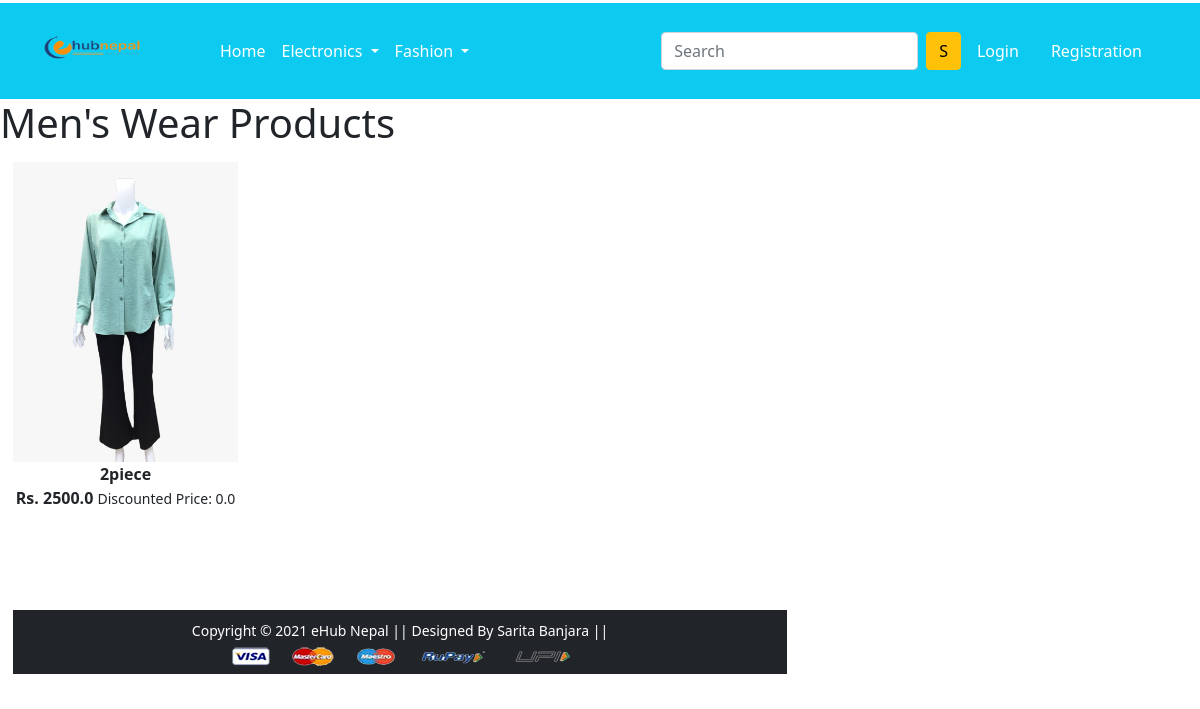
Screenshot of /menwear/ with the database file from the repository.
### app/models.py (models this page shows, shortened)
class Product(models.Model):
    title = models.CharField(max_length=100)
    selling_price = models.FloatField()
    discounted_price = models.FloatField()
    description = models.TextField()
    brand = models. CharField(max_length=100)
    category = models.CharField(choices=CATEGORY_CHOICES, max_length=2)
    product_image = models.ImageField(upload_to='produtimg')

### app/views.py (the view)
# urls.py: path('menwear/', views.menwear, name='menwear'),
def menwear(request):
    menwear = Product.objects.filter(category='M')
    return render(request, 'app/menwear.html', {'menwear': menwear})

### app/templates/app/menwear.html (shortened to what this page needs)
{% extends 'app/base.html' %}
{% block main-content %}
<div class="col-sm-8">
    <h1>Men's Wear Products</h1>
    <div class = "row">
        {% for product in menwear %}
         <div class = "col-sm-4 text-center mb-4">
         <a href="{% url 'product-detail' product.id %}" class = "btn">
         <div class = "item">
         <img src = "{{product.product_image.url}}" alt = "" height="300" class="">
         <div class="fw-bold">{{product.title}}</div>
         <div class = "fw-bold">Rs. {{product.selling_price}}
         <small class = "fw-light text-decoration-lone-through">Discounted Price: {{product.discounted_price}}</small></div>
         </div>
         </div>
         {% endfor %}
  </div>
{% endblock main-content %}

### rows the page displays
Product: product_image (picture), title "2piece", selling_price "2500.0", discounted_price "0.0"
